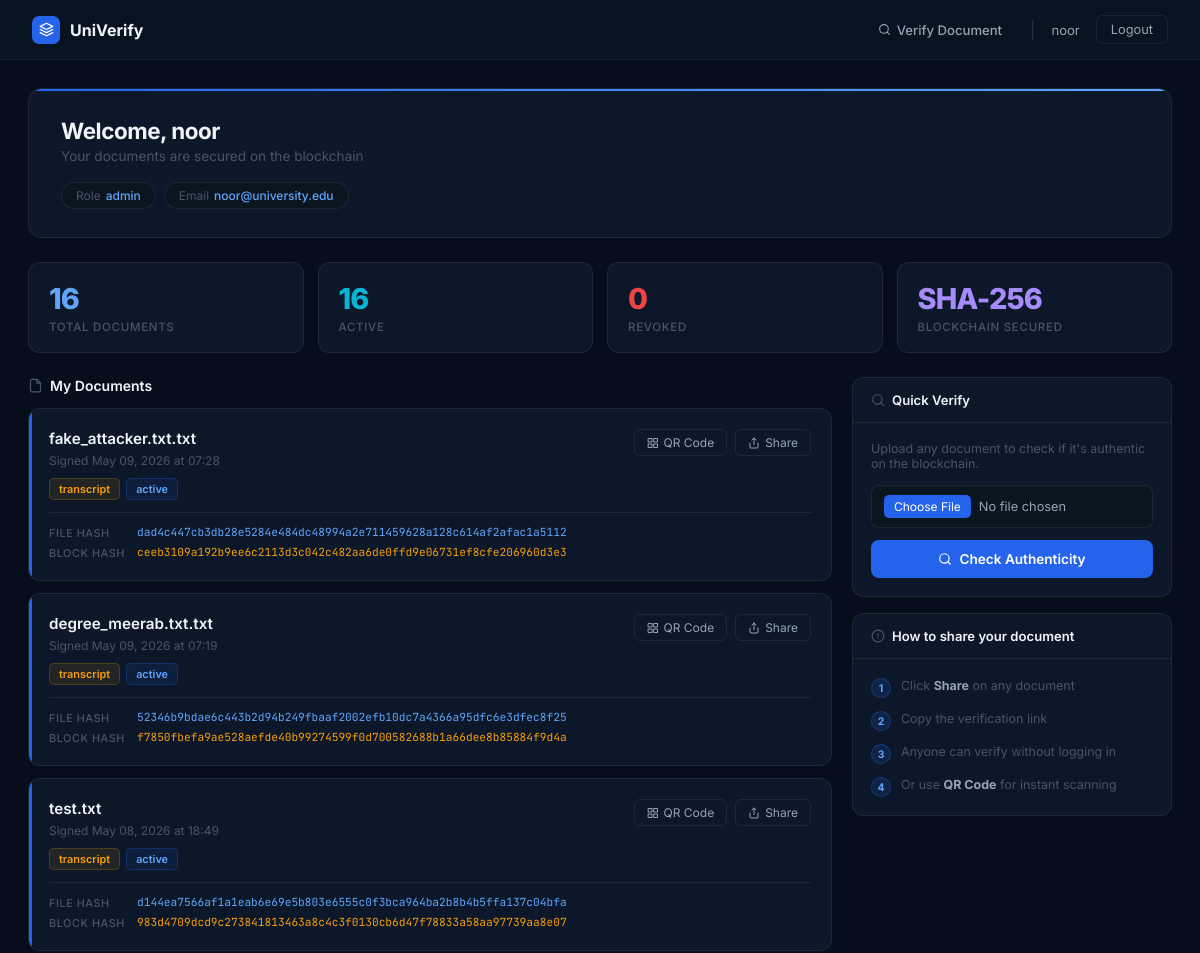
/student (signed in, upper part), run on an earlier commit of the app's database.
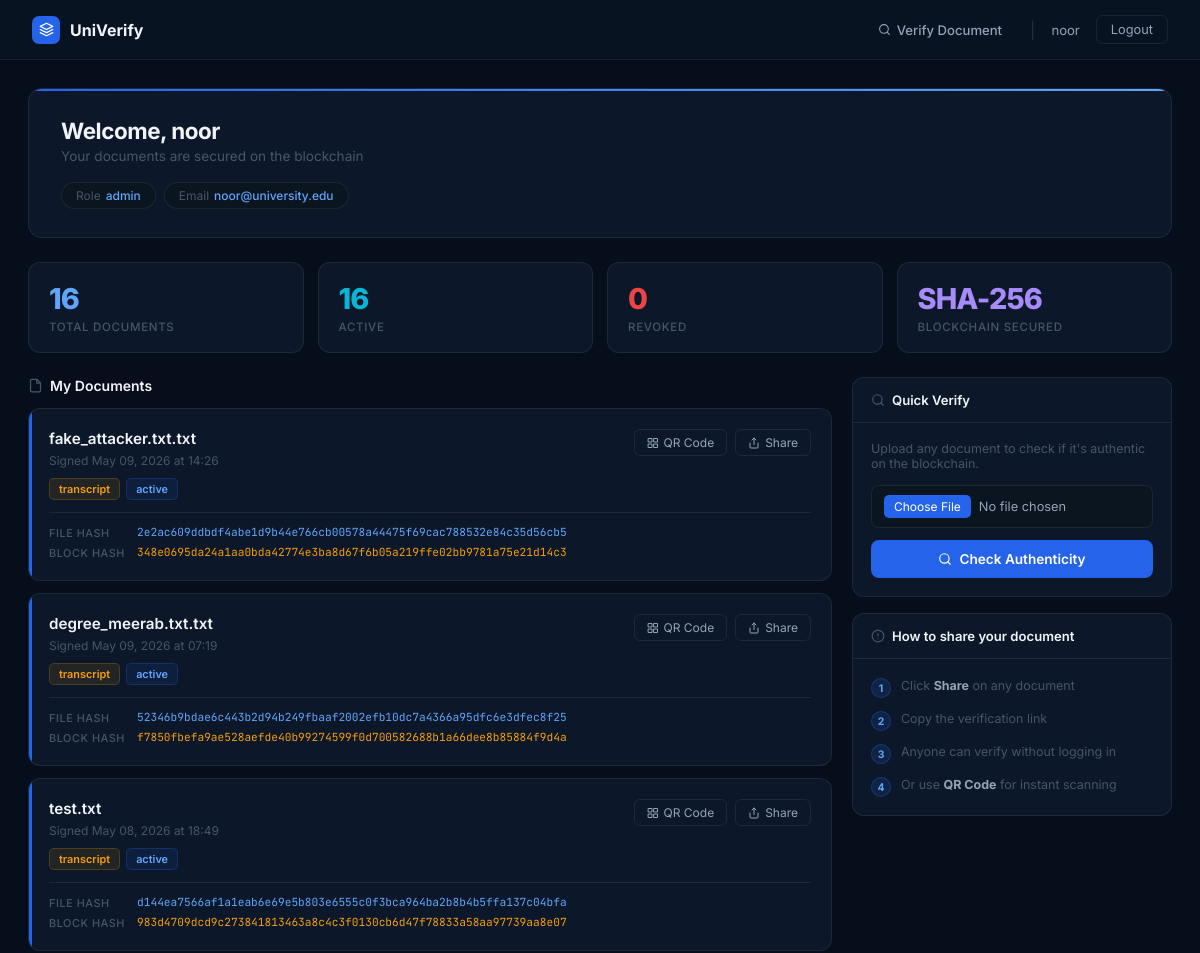
And on a later commit of the database.
### models.py (models this page shows, shortened)
class User(UserMixin, db.Model):
    __tablename__ = 'users'
    id = db.Column(db.Integer, primary_key=True)
    full_name = db.Column(db.String(100), nullable=False)
    email = db.Column(db.String(120), unique=True, nullable=False)
    password_hash = db.Column(db.String(256), nullable=False)
    role = db.Column(db.String(20), default='student')
    reg_number = db.Column(db.String(50), unique=True, nullable=True)
    department = db.Column(db.String(100), nullable=True)
    created_at = db.Column(db.DateTime, default=datetime.utcnow)
    is_active = db.Column(db.Boolean, default=True)
    documents = db.relationship('Document', backref='owner', lazy=True)

class Document(db.Model):
    __tablename__ = 'documents'
    id = db.Column(db.Integer, primary_key=True)
    filename = db.Column(db.String(200), nullable=False)
    original_name = db.Column(db.String(200), nullable=False)
    file_hash = db.Column(db.String(64), unique=True, nullable=False)
    block_hash = db.Column(db.String(64), nullable=False)
    block_index = db.Column(db.Integer, nullable=False)
    cert_fingerprint = db.Column(db.String(200), nullable=False)
    signature = db.Column(db.Text, nullable=False)
    doc_type = db.Column(db.String(50), default='general')
    status = db.Column(db.String(20), default='active')
    qr_code_path = db.Column(db.String(200), nullable=True)
    user_id = db.Column(db.Integer, db.ForeignKey('users.id'), nullable=False)
    signed_at = db.Column(db.DateTime, default=datetime.utcnow)
    expires_at = db.Column(db.DateTime, nullable=True)

### app.py (the view)
@app.route('/student')
@login_required
def student_portal():
    my_docs = Document.query.filter_by(user_id=current_user.id).order_by(Document.signed_at.desc()).all()
    return render_template('student_portal.html', documents=my_docs)

### app.py (called while the page is built)
@login_manager.user_loader
def load_user(user_id):
    return User.query.get(int(user_id))

### templates/student_portal.html (shortened to what this page needs)
<!DOCTYPE html>
<html lang="en">
<head>
</head>
<body>
<nav>
    <a href="/" class="nav-brand">
        <div class="nav-logo"><svg viewBox="0 0 24 24" fill="none" stroke="currentColor" stroke-width="2" stroke-linecap="round" stroke-linejoin="round"><path d="M12 2L2 7l10 5 10-5-10-5z"/><path d="M2 17l10 5 10-5"/><path d="M2 12l10 5 10-5"/></svg></div>
        <span class="nav-name">UniVerify</span>
    </a>
    <div class="nav-right">
        <a href="/verify" class="nav-link">
            <svg viewBox="0 0 24 24" fill="none" stroke="currentColor" stroke-width="2" stroke-linecap="round" stroke-linejoin="round"><circle cx="11" cy="11" r="8"/><path d="m21 21-4.35-4.35"/></svg>
            Verify Document
        </a>
        <span class="nav-sep">|</span>
        <span class="nav-user">{{ current_user.full_name }}</span>
        <a href="/logout" class="btn-logout">Logout</a>
    </div>
</nav>
<div class="main">
    <div class="welcome-banner">
        <div class="welcome-top">
            <div>
                <div class="welcome-name">Welcome, {{ current_user.full_name }}</div>
                <div class="welcome-sub">Your documents are secured on the blockchain</div>
            </div>
        </div>
        <div class="info-pills">
            <div class="info-pill">Role <span>{{ current_user.role }}</span></div>
            <div class="info-pill">Email <span>{{ current_user.email }}</span></div>
        </div>
    </div>
    <div class="stats-grid">
        <div class="stat-card">
            <div class="stat-num n-blue">{{ documents|length }}</div>
            <div class="stat-lbl">Total Documents</div>
        </div>
        <div class="stat-card">
            <div class="stat-num n-cyan">{{ documents|selectattr('status','equalto','active')|list|length }}</div>
            <div class="stat-lbl">Active</div>
        </div>
        <div class="stat-card">
            <div class="stat-num n-red">{{ documents|selectattr('status','equalto','revoked')|list|length }}</div>
            <div class="stat-lbl">Revoked</div>
        </div>
        <div class="stat-card">
            <div class="stat-num n-purple">SHA-256</div>
            <div class="stat-lbl">Blockchain Secured</div>
        </div>
    </div>
    <div class="layout">
        <div>
            <div class="section-title">
                <svg viewBox="0 0 24 24" fill="none" stroke="currentColor" stroke-width="2" stroke-linecap="round" stroke-linejoin="round"><path d="M14 2H6a2 2 0 0 0-2 2v16a2 2 0 0 0 2 2h12a2 2 0 0 0 2-2V8z"/><polyline points="14 2 14 8 20 8"/></svg>
                My Documents
            </div>
            {% if documents %}
                {% for doc in documents %}
                <div class="doc-card {{ 'revoked' if doc.status == 'revoked' else '' }}">
                    <div class="doc-top">
                        <div style="flex:1;">
                            <div class="doc-name">{{ doc.original_name }}</div>
                            <div class="doc-meta">
                                Signed {{ doc.signed_at.strftime('%B %d, %Y at %H:%M') }}
                            </div>
                            <div class="badges">
                                <span class="badge badge-type">{{ doc.doc_type }}</span>
                                <span class="badge badge-{{ doc.status }}">{{ doc.status }}</span>
                            </div>
                        </div>
                        <div class="doc-actions">
                            {% if doc.qr_code_path %}
                            <button class="btn-sm" onclick="showQR('{{ doc.qr_code_path }}', '{{ doc.original_name }}')">
                                <svg viewBox="0 0 24 24" fill="none" stroke="currentColor" stroke-width="2" stroke-linecap="round" stroke-linejoin="round"><rect x="3" y="3" width="7" height="7"/><rect x="14" y="3" width="7" height="7"/><rect x="14" y="14" width="7" height="7"/><rect x="3" y="14" width="7" height="7"/></svg>
                                QR Code
                            </button>
                            {% endif %}
                            <button class="btn-sm blue" onclick="shareDoc('{{ doc.file_hash }}')">
                                <svg viewBox="0 0 24 24" fill="none" stroke="currentColor" stroke-width="2" stroke-linecap="round" stroke-linejoin="round"><path d="M4 12v8a2 2 0 0 0 2 2h12a2 2 0 0 0 2-2v-8"/><polyline points="16 6 12 2 8 6"/><line x1="12" y1="2" x2="12" y2="15"/></svg>
                                Share
                            </button>
                        </div>
                    </div>
                    <div class="doc-hashes">
                        <div class="hash-row">
                            <span class="hash-lbl">File Hash</span>
                            <span class="hash-val">{{ doc.file_hash }}</span>
                        </div>
                        <div class="hash-row">
                            <span class="hash-lbl">Block Hash</span>
                            <span class="hash-val warn">{{ doc.block_hash }}</span>
                        </div>
                    </div>
                </div>
                {% endfor %}
            {% endif %}
        </div>
        <div>
            <div class="sidebar-card">
                <div class="sidebar-head">
                    <svg viewBox="0 0 24 24" fill="none" stroke="currentColor" stroke-width="2" stroke-linecap="round" stroke-linejoin="round"><circle cx="11" cy="11" r="8"/><path d="m21 21-4.35-4.35"/></svg>
                    Quick Verify
                </div>
                <div class="sidebar-body">
                    <p style="font-size:0.78rem;color:var(--text-3);margin-bottom:14px;">Upload any document to check if it's authentic on the blockchain.</p>
                    <div class="field">
                        <input type="file" id="vFile" accept=".pdf,.docx,.xlsx,.txt">
                    </div>
                    <button class="btn-primary" onclick="quickVerify()">
                        <svg viewBox="0 0 24 24" fill="none" stroke="currentColor" stroke-width="2" stroke-linecap="round" stroke-linejoin="round"><circle cx="11" cy="11" r="8"/><path d="m21 21-4.35-4.35"/></svg>
                        Check Authenticity
                    </button>
                </div>
            </div>
            <div class="sidebar-card">
                <div class="sidebar-head">
                    <svg viewBox="0 0 24 24" fill="none" stroke="currentColor" stroke-width="2" stroke-linecap="round" stroke-linejoin="round"><circle cx="12" cy="12" r="10"/><line x1="12" y1="8" x2="12" y2="12"/><line x1="12" y1="16" x2="12.01" y2="16"/></svg>
                    How to share your document
                </div>
                <div class="sidebar-body">
                    <div class="step-item">
                        <div class="step-num">1</div>
                        <div class="step-text">Click <strong>Share</strong> on any document</div>
                    </div>
                    <div class="step-item">
                        <div class="step-num">2</div>
                        <div class="step-text">Copy the verification link</div>
                    </div>
                    <div class="step-item">
                        <div class="step-num">3</div>
                        <div class="step-text">Anyone can verify without logging in</div>
                    </div>
                    <div class="step-item">
                        <div class="step-num">4</div>
                        <div class="step-text">Or use <strong>QR Code</strong> for instant scanning</div>
                    </div>
                </div>
            </div>
        </div>
    </div>
</div>
</body>
</html>

What changed in the data, as far as the page shows it:
changed Document "fake_attacker.txt.txt": signed_at "May 09, 2026 at 07:28" → "May 09, 2026 at 14:26"; file_hash "dad4c447cb3db28e5284e484dc48994a2e711459628a128c614af2afac1a5112" → "2e2ac609ddbdf4abe1d9b44e766cb00578a44475f69cac788532e84c35d56cb5"; block_hash "ceeb3109a192b9ee6c2113d3c042c482aa6de0ffd9e06731ef8cfe206960d3e3" → "348e0695da24a1aa0bda42774e3ba8d67f6b05a219ffe02bb9781a75e21d14c3"
